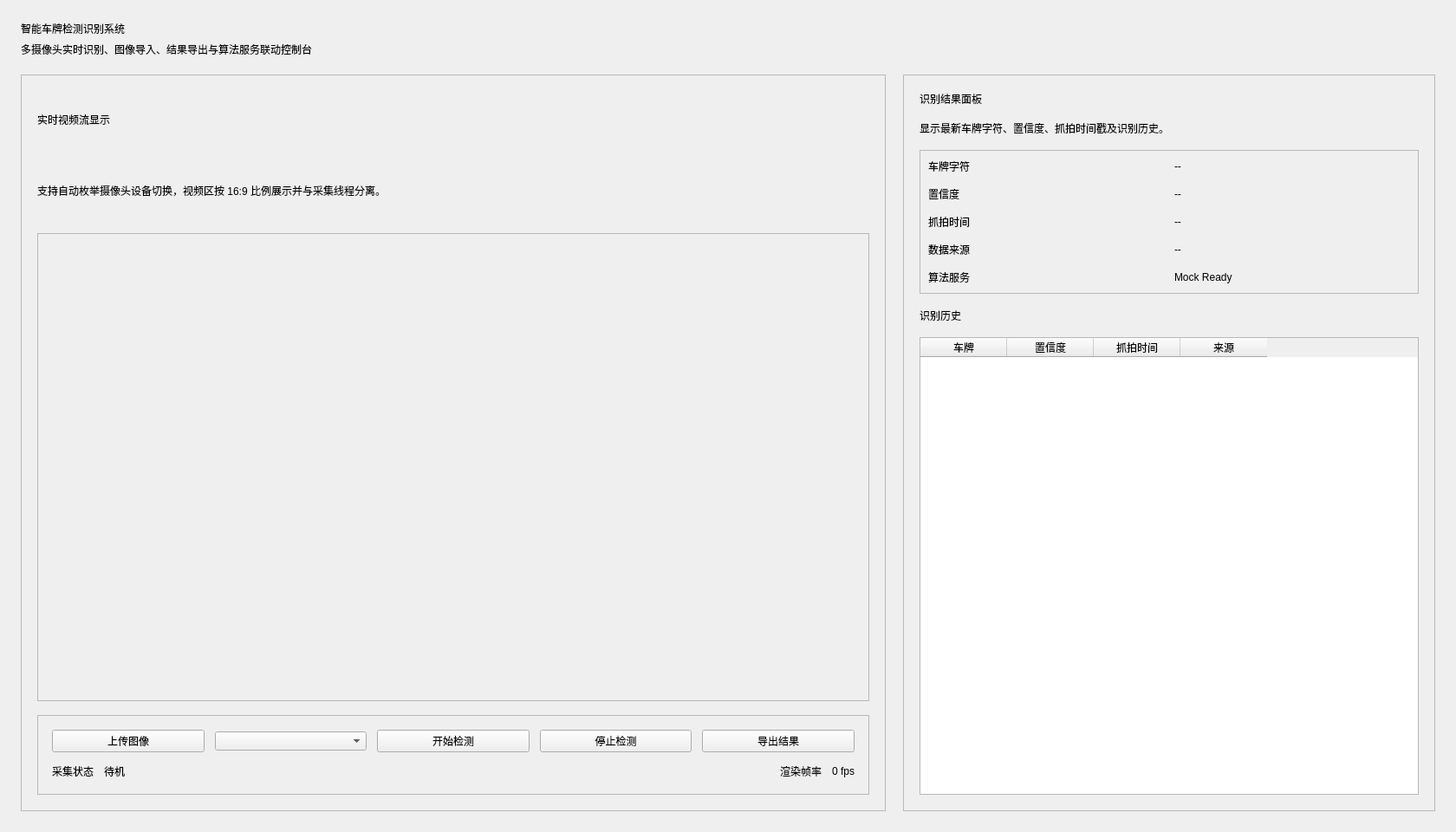
<?xml version="1.0" encoding="UTF-8"?>
<ui version="4.0">
 <class>MainWindow</class>
 <widget class="QWidget" name="MainWindow">
  <property name="geometry">
   <rect>
    <x>0</x>
    <y>0</y>
    <width>1680</width>
    <height>960</height>
   </rect>
  </property>
  <property name="windowTitle">
   <string>智能车牌检测识别系统</string>
  </property>
  <layout class="QVBoxLayout" name="rootLayout">
   <property name="spacing">
    <number>20</number>
   </property>
   <property name="leftMargin">
    <number>24</number>
   </property>
   <property name="topMargin">
    <number>24</number>
   </property>
   <property name="rightMargin">
    <number>24</number>
   </property>
   <property name="bottomMargin">
    <number>24</number>
   </property>
   <item>
    <widget class="QFrame" name="headerFrame">
     <property name="frameShape">
      <enum>QFrame::NoFrame</enum>
     </property>
     <layout class="QVBoxLayout" name="headerLayout">
      <property name="spacing">
       <number>6</number>
      </property>
      <property name="leftMargin">
       <number>0</number>
      </property>
      <property name="topMargin">
       <number>0</number>
      </property>
      <property name="rightMargin">
       <number>0</number>
      </property>
      <property name="bottomMargin">
       <number>0</number>
      </property>
      <item>
       <widget class="QLabel" name="titleLabel">
        <property name="text">
         <string>智能车牌检测识别系统</string>
        </property>
       </widget>
      </item>
      <item>
       <widget class="QLabel" name="subtitleLabel">
        <property name="text">
         <string>多摄像头实时识别、图像导入、结果导出与算法服务联动控制台</string>
        </property>
       </widget>
      </item>
     </layout>
    </widget>
   </item>
   <item>
    <layout class="QHBoxLayout" name="contentLayout">
     <property name="spacing">
      <number>20</number>
     </property>
     <item>
      <widget class="QFrame" name="videoCardFrame">
       <property name="frameShape">
        <enum>QFrame::StyledPanel</enum>
       </property>
       <layout class="QVBoxLayout" name="videoCardLayout">
        <property name="spacing">
         <number>16</number>
        </property>
        <property name="leftMargin">
         <number>18</number>
        </property>
        <property name="topMargin">
         <number>18</number>
        </property>
        <property name="rightMargin">
         <number>18</number>
        </property>
        <property name="bottomMargin">
         <number>18</number>
        </property>
        <item>
         <widget class="QLabel" name="videoSectionLabel">
          <property name="text">
           <string>实时视频流显示</string>
          </property>
         </widget>
        </item>
        <item>
         <widget class="QLabel" name="videoSectionHintLabel">
          <property name="text">
           <string>支持自动枚举摄像头设备切换，视频区按 16:9 比例展示并与采集线程分离。</string>
          </property>
          <property name="wordWrap">
           <bool>true</bool>
          </property>
         </widget>
        </item>
        <item>
         <widget class="QFrame" name="videoSurfaceContainer">
          <property name="minimumSize">
           <size>
            <width>960</width>
            <height>540</height>
           </size>
          </property>
          <property name="frameShape">
           <enum>QFrame::StyledPanel</enum>
          </property>
          <layout class="QVBoxLayout" name="videoSurfaceLayout">
           <property name="leftMargin">
            <number>0</number>
           </property>
           <property name="topMargin">
            <number>0</number>
           </property>
           <property name="rightMargin">
            <number>0</number>
           </property>
           <property name="bottomMargin">
            <number>0</number>
           </property>
          </layout>
         </widget>
        </item>
        <item>
         <widget class="QFrame" name="controlPanelFrame">
          <property name="frameShape">
           <enum>QFrame::StyledPanel</enum>
          </property>
          <layout class="QVBoxLayout" name="controlPanelLayout">
           <property name="spacing">
            <number>12</number>
           </property>
           <property name="leftMargin">
            <number>16</number>
           </property>
           <property name="topMargin">
            <number>16</number>
           </property>
           <property name="rightMargin">
            <number>16</number>
           </property>
           <property name="bottomMargin">
            <number>16</number>
           </property>
           <item>
            <layout class="QHBoxLayout" name="primaryActionLayout">
             <property name="spacing">
              <number>12</number>
             </property>
             <item>
              <widget class="QPushButton" name="uploadButton">
               <property name="minimumHeight">
                <number>40</number>
               </property>
               <property name="text">
                <string>上传图像</string>
               </property>
              </widget>
             </item>
             <item>
              <widget class="QComboBox" name="cameraComboBox">
               <property name="minimumHeight">
                <number>40</number>
               </property>
              </widget>
             </item>
             <item>
              <widget class="QPushButton" name="startButton">
               <property name="minimumHeight">
                <number>40</number>
               </property>
               <property name="text">
                <string>开始检测</string>
               </property>
              </widget>
             </item>
             <item>
              <widget class="QPushButton" name="stopButton">
               <property name="minimumHeight">
                <number>40</number>
               </property>
               <property name="text">
                <string>停止检测</string>
               </property>
              </widget>
             </item>
             <item>
              <widget class="QPushButton" name="exportButton">
               <property name="minimumHeight">
                <number>40</number>
               </property>
               <property name="text">
                <string>导出结果</string>
               </property>
              </widget>
             </item>
            </layout>
           </item>
           <item>
            <layout class="QHBoxLayout" name="statusLayout">
             <property name="spacing">
              <number>12</number>
             </property>
             <item>
              <widget class="QLabel" name="statusCaptionLabel">
               <property name="text">
                <string>采集状态</string>
               </property>
              </widget>
             </item>
             <item>
              <widget class="QLabel" name="statusValueLabel">
               <property name="text">
                <string>待机</string>
               </property>
              </widget>
             </item>
             <item>
              <spacer name="statusSpacer">
               <property name="orientation">
                <enum>Qt::Horizontal</enum>
               </property>
               <property name="sizeHint" stdset="0">
                <size>
                 <width>40</width>
                 <height>20</height>
                </size>
               </property>
              </spacer>
             </item>
             <item>
              <widget class="QLabel" name="fpsCaptionLabel">
               <property name="text">
                <string>渲染帧率</string>
               </property>
              </widget>
             </item>
             <item>
              <widget class="QLabel" name="fpsValueLabel">
               <property name="text">
                <string>0 fps</string>
               </property>
              </widget>
             </item>
            </layout>
           </item>
          </layout>
         </widget>
        </item>
       </layout>
      </widget>
     </item>
     <item>
      <widget class="QFrame" name="resultPanelFrame">
       <property name="frameShape">
        <enum>QFrame::StyledPanel</enum>
       </property>
       <layout class="QVBoxLayout" name="resultPanelLayout">
        <property name="spacing">
         <number>16</number>
        </property>
        <property name="leftMargin">
         <number>18</number>
        </property>
        <property name="topMargin">
         <number>18</number>
        </property>
        <property name="rightMargin">
         <number>18</number>
        </property>
        <property name="bottomMargin">
         <number>18</number>
        </property>
        <item>
         <widget class="QLabel" name="resultSectionLabel">
          <property name="text">
           <string>识别结果面板</string>
          </property>
         </widget>
        </item>
        <item>
         <widget class="QLabel" name="resultSectionHintLabel">
          <property name="text">
           <string>显示最新车牌字符、置信度、抓拍时间戳及识别历史。</string>
          </property>
          <property name="wordWrap">
           <bool>true</bool>
          </property>
         </widget>
        </item>
        <item>
         <widget class="QFrame" name="latestResultFrame">
          <property name="frameShape">
           <enum>QFrame::StyledPanel</enum>
          </property>
          <layout class="QGridLayout" name="latestResultLayout">
           <property name="horizontalSpacing">
            <number>12</number>
           </property>
           <property name="verticalSpacing">
            <number>14</number>
           </property>
           <item row="0" column="0">
            <widget class="QLabel" name="plateTitleLabel">
             <property name="text">
              <string>车牌字符</string>
             </property>
            </widget>
           </item>
           <item row="0" column="1">
            <widget class="QLabel" name="currentPlateValueLabel">
             <property name="text">
              <string>--</string>
             </property>
            </widget>
           </item>
           <item row="1" column="0">
            <widget class="QLabel" name="confidenceTitleLabel">
             <property name="text">
              <string>置信度</string>
             </property>
            </widget>
           </item>
           <item row="1" column="1">
            <widget class="QLabel" name="confidenceValueLabel">
             <property name="text">
              <string>--</string>
             </property>
            </widget>
           </item>
           <item row="2" column="0">
            <widget class="QLabel" name="timestampTitleLabel">
             <property name="text">
              <string>抓拍时间</string>
             </property>
            </widget>
           </item>
           <item row="2" column="1">
            <widget class="QLabel" name="timestampValueLabel">
             <property name="text">
              <string>--</string>
             </property>
            </widget>
           </item>
           <item row="3" column="0">
            <widget class="QLabel" name="sourceTitleLabel">
             <property name="text">
              <string>数据来源</string>
             </property>
            </widget>
           </item>
           <item row="3" column="1">
            <widget class="QLabel" name="sourceValueLabel">
             <property name="text">
              <string>--</string>
             </property>
            </widget>
           </item>
           <item row="4" column="0">
            <widget class="QLabel" name="backendTitleLabel">
             <property name="text">
              <string>算法服务</string>
             </property>
            </widget>
           </item>
           <item row="4" column="1">
            <widget class="QLabel" name="backendStatusValueLabel">
             <property name="text">
              <string>Mock Ready</string>
             </property>
            </widget>
           </item>
          </layout>
         </widget>
        </item>
        <item>
         <widget class="QLabel" name="historyTitleLabel">
          <property name="text">
           <string>识别历史</string>
          </property>
         </widget>
        </item>
        <item>
         <widget class="QTableWidget" name="resultTableWidget">
          <property name="alternatingRowColors">
           <bool>true</bool>
          </property>
          <property name="selectionBehavior">
           <enum>QAbstractItemView::SelectRows</enum>
          </property>
          <property name="editTriggers">
           <set>QAbstractItemView::NoEditTriggers</set>
          </property>
          <column>
           <property name="text">
            <string>车牌</string>
           </property>
          </column>
          <column>
           <property name="text">
            <string>置信度</string>
           </property>
          </column>
          <column>
           <property name="text">
            <string>抓拍时间</string>
           </property>
          </column>
          <column>
           <property name="text">
            <string>来源</string>
           </property>
          </column>
         </widget>
        </item>
       </layout>
      </widget>
     </item>
    </layout>
   </item>
  </layout>
 </widget>
 <resources/>
 <connections/>
</ui>
